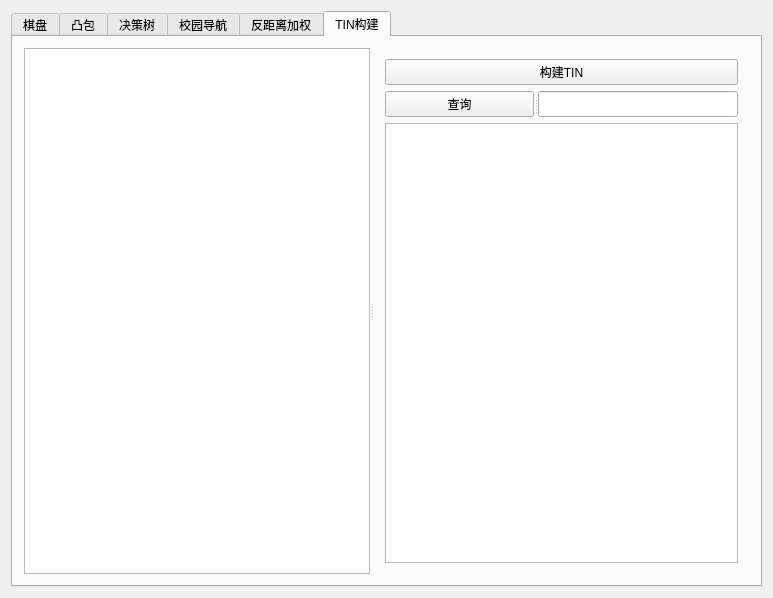
<?xml version="1.0" encoding="UTF-8"?>
<ui version="4.0">
 <class>totalClass</class>
 <widget class="QMainWindow" name="totalClass">
  <property name="enabled">
   <bool>true</bool>
  </property>
  <property name="geometry">
   <rect>
    <x>0</x>
    <y>0</y>
    <width>773</width>
    <height>598</height>
   </rect>
  </property>
  <property name="minimumSize">
   <size>
    <width>773</width>
    <height>598</height>
   </size>
  </property>
  <property name="windowTitle">
   <string>total</string>
  </property>
  <widget class="QWidget" name="centralWidget">
   <layout class="QVBoxLayout" name="verticalLayout_6">
    <item>
     <widget class="QTabWidget" name="tabWidget">
      <property name="styleSheet">
       <string notr="true">font: 10pt &quot;Microsoft YaHei UI&quot;;
font: 700 9pt &quot;Microsoft YaHei UI&quot;;</string>
      </property>
      <property name="currentIndex">
       <number>5</number>
      </property>
      <widget class="QWidget" name="chess">
       <attribute name="title">
        <string>棋盘</string>
       </attribute>
       <layout class="QVBoxLayout" name="verticalLayout_7">
        <item>
         <layout class="QHBoxLayout" name="horizontalLayout_6">
          <item>
           <widget class="QPushButton" name="openChessFile">
            <property name="styleSheet">
             <string notr="true">font: 9pt &quot;Microsoft YaHei UI&quot;;</string>
            </property>
            <property name="text">
             <string>绘制棋盘</string>
            </property>
           </widget>
          </item>
          <item>
           <widget class="QPushButton" name="calMaxArea">
            <property name="styleSheet">
             <string notr="true">font: 9pt &quot;Microsoft YaHei UI&quot;;</string>
            </property>
            <property name="text">
             <string>计算最大涂色区域</string>
            </property>
           </widget>
          </item>
         </layout>
        </item>
        <item>
         <widget class="QGraphicsView" name="chessView">
          <property name="minimumSize">
           <size>
            <width>745</width>
            <height>387</height>
           </size>
          </property>
         </widget>
        </item>
       </layout>
      </widget>
      <widget class="QWidget" name="convex_hull">
       <attribute name="title">
        <string>凸包</string>
       </attribute>
       <layout class="QVBoxLayout" name="verticalLayout_5">
        <item>
         <widget class="QSplitter" name="splitter_6">
          <property name="orientation">
           <enum>Qt::Horizontal</enum>
          </property>
          <widget class="QPushButton" name="openHullFile">
           <property name="styleSheet">
            <string notr="true">font: 9pt &quot;Microsoft YaHei UI&quot;;</string>
           </property>
           <property name="text">
            <string>绘制坐标点</string>
           </property>
          </widget>
          <widget class="QPushButton" name="calConvexHull">
           <property name="styleSheet">
            <string notr="true">font: 9pt &quot;Microsoft YaHei UI&quot;;</string>
           </property>
           <property name="text">
            <string>计算凸包</string>
           </property>
          </widget>
          <widget class="QRadioButton" name="startEditHull">
           <property name="styleSheet">
            <string notr="true">font: 9pt &quot;Microsoft YaHei UI&quot;;</string>
           </property>
           <property name="text">
            <string>开始编辑</string>
           </property>
          </widget>
         </widget>
        </item>
        <item>
         <widget class="QGraphicsView" name="convexHullView"/>
        </item>
       </layout>
      </widget>
      <widget class="QWidget" name="decisonTree">
       <attribute name="title">
        <string>决策树</string>
       </attribute>
       <layout class="QHBoxLayout" name="horizontalLayout_4">
        <item>
         <widget class="QGraphicsView" name="treeView"/>
        </item>
        <item>
         <widget class="QSplitter" name="splitter_3">
          <property name="orientation">
           <enum>Qt::Vertical</enum>
          </property>
          <widget class="QWidget" name="layoutWidget">
           <layout class="QVBoxLayout" name="verticalLayout">
            <item>
             <layout class="QHBoxLayout" name="horizontalLayout_10">
              <item>
               <widget class="QPushButton" name="C45PushButton">
                <property name="text">
                 <string>C45算法建树</string>
                </property>
               </widget>
              </item>
              <item>
               <widget class="QPushButton" name="ID3PushButton">
                <property name="text">
                 <string>ID3算法建树</string>
                </property>
               </widget>
              </item>
             </layout>
            </item>
            <item>
             <widget class="QPushButton" name="predictPushButton">
              <property name="text">
               <string>预测</string>
              </property>
             </widget>
            </item>
           </layout>
          </widget>
          <widget class="QWidget" name="layoutWidget">
           <layout class="QGridLayout" name="gridLayout">
            <item row="0" column="0">
             <layout class="QHBoxLayout" name="horizontalLayout_2">
              <item>
               <widget class="QLabel" name="label">
                <property name="text">
                 <string>Weather:</string>
                </property>
               </widget>
              </item>
              <item>
               <widget class="QLineEdit" name="WeatherLineEdit"/>
              </item>
             </layout>
            </item>
            <item row="1" column="0">
             <layout class="QHBoxLayout" name="horizontalLayout_3">
              <item>
               <widget class="QLabel" name="label_2">
                <property name="text">
                 <string>Temperature:</string>
                </property>
               </widget>
              </item>
              <item>
               <widget class="QLineEdit" name="TemperatureLineEdit"/>
              </item>
             </layout>
            </item>
            <item row="2" column="0">
             <layout class="QHBoxLayout" name="horizontalLayout_5">
              <item>
               <widget class="QLabel" name="label_3">
                <property name="text">
                 <string>Humidity:</string>
                </property>
               </widget>
              </item>
              <item>
               <widget class="QLineEdit" name="HumidityLineEdit"/>
              </item>
             </layout>
            </item>
            <item row="3" column="0">
             <layout class="QHBoxLayout" name="horizontalLayout_8">
              <item>
               <widget class="QLabel" name="label_4">
                <property name="text">
                 <string>Wind:</string>
                </property>
               </widget>
              </item>
              <item>
               <widget class="QLineEdit" name="WindLineEdit"/>
              </item>
             </layout>
            </item>
           </layout>
          </widget>
         </widget>
        </item>
       </layout>
      </widget>
      <widget class="QWidget" name="navigate">
       <attribute name="title">
        <string>校园导航</string>
       </attribute>
       <layout class="QGridLayout" name="gridLayout_5">
        <item row="0" column="0">
         <widget class="QGraphicsView" name="navigateView"/>
        </item>
        <item row="0" column="1">
         <widget class="QSplitter" name="splitter_9">
          <property name="orientation">
           <enum>Qt::Vertical</enum>
          </property>
          <widget class="QWidget" name="layoutWidget">
           <layout class="QHBoxLayout" name="horizontalLayout">
            <item>
             <widget class="QPushButton" name="openSchoolFile">
              <property name="text">
               <string>打开校园平面图</string>
              </property>
             </widget>
            </item>
            <item>
             <widget class="QRadioButton" name="startNavigate">
              <property name="text">
               <string>路径查询</string>
              </property>
             </widget>
            </item>
           </layout>
          </widget>
          <widget class="QSplitter" name="splitter_8">
           <property name="orientation">
            <enum>Qt::Vertical</enum>
           </property>
           <widget class="QSplitter" name="splitter_7">
            <property name="orientation">
             <enum>Qt::Horizontal</enum>
            </property>
            <widget class="QSplitter" name="splitter">
             <property name="orientation">
              <enum>Qt::Vertical</enum>
             </property>
             <widget class="QLabel" name="label_8">
              <property name="text">
               <string>场所信息：</string>
              </property>
             </widget>
             <widget class="QLabel" name="label_6">
              <property name="text">
               <string>起点：</string>
              </property>
             </widget>
             <widget class="QLabel" name="label_7">
              <property name="text">
               <string>终点：</string>
              </property>
             </widget>
            </widget>
            <widget class="QWidget" name="layoutWidget">
             <layout class="QVBoxLayout" name="verticalLayout_2">
              <item>
               <widget class="QComboBox" name="placeInfoBox"/>
              </item>
              <item>
               <widget class="QComboBox" name="startBox"/>
              </item>
              <item>
               <widget class="QComboBox" name="endBox"/>
              </item>
             </layout>
            </widget>
           </widget>
           <widget class="QPlainTextEdit" name="placeInfoExplain"/>
          </widget>
         </widget>
        </item>
       </layout>
      </widget>
      <widget class="QWidget" name="IDW">
       <attribute name="title">
        <string>反距离加权</string>
       </attribute>
       <layout class="QGridLayout" name="gridLayout_4">
        <item row="0" column="0">
         <widget class="QSplitter" name="splitter_2">
          <property name="orientation">
           <enum>Qt::Horizontal</enum>
          </property>
          <widget class="QPushButton" name="openIDW_File">
           <property name="text">
            <string>绘制样本点</string>
           </property>
          </widget>
          <widget class="QPushButton" name="openContour">
           <property name="text">
            <string>绘制等高线</string>
           </property>
          </widget>
         </widget>
        </item>
        <item row="0" column="1">
         <layout class="QHBoxLayout" name="horizontalLayout_9">
          <item>
           <widget class="QLabel" name="label_5">
            <property name="text">
             <string>临近点个数：</string>
            </property>
           </widget>
          </item>
          <item>
           <widget class="QLineEdit" name="nearLineEdit"/>
          </item>
         </layout>
        </item>
        <item row="0" column="2">
         <widget class="QRadioButton" name="startInsert">
          <property name="text">
           <string>开始插值</string>
          </property>
         </widget>
        </item>
        <item row="1" column="0" colspan="3">
         <widget class="QGraphicsView" name="IDW_View"/>
        </item>
       </layout>
      </widget>
      <widget class="QWidget" name="TIN">
       <attribute name="title">
        <string>TIN构建</string>
       </attribute>
       <layout class="QHBoxLayout" name="horizontalLayout_7">
        <item>
         <widget class="QSplitter" name="splitter_5">
          <property name="orientation">
           <enum>Qt::Horizontal</enum>
          </property>
          <widget class="QGraphicsView" name="TIN_View"/>
          <widget class="QWidget" name="">
           <layout class="QVBoxLayout" name="verticalLayout_4">
            <item>
             <widget class="QPushButton" name="CreateTINpushButton">
              <property name="text">
               <string>构建TIN</string>
              </property>
             </widget>
            </item>
            <item>
             <layout class="QVBoxLayout" name="verticalLayout_3">
              <item>
               <widget class="QSplitter" name="splitter_4">
                <property name="orientation">
                 <enum>Qt::Horizontal</enum>
                </property>
                <widget class="QPushButton" name="findPushButton">
                 <property name="text">
                  <string>查询</string>
                 </property>
                </widget>
                <widget class="QLineEdit" name="IndexLineEdit">
                 <property name="styleSheet">
                  <string notr="true">font: 9pt &quot;Microsoft YaHei UI&quot;;</string>
                 </property>
                </widget>
               </widget>
              </item>
              <item>
               <widget class="QTextEdit" name="OutputTextEdit"/>
              </item>
             </layout>
            </item>
           </layout>
          </widget>
         </widget>
        </item>
       </layout>
      </widget>
     </widget>
    </item>
   </layout>
  </widget>
  <action name="actionConvex">
   <property name="text">
    <string>凸包</string>
   </property>
  </action>
  <action name="actionTree">
   <property name="text">
    <string>决策树</string>
   </property>
  </action>
  <action name="actionNavig">
   <property name="text">
    <string>导航</string>
   </property>
  </action>
  <action name="actionIDW">
   <property name="text">
    <string>反距离加权插值</string>
   </property>
  </action>
 </widget>
 <layoutdefault spacing="6" margin="11"/>
 <resources>
  <include location="total.qrc"/>
 </resources>
 <connections/>
</ui>
